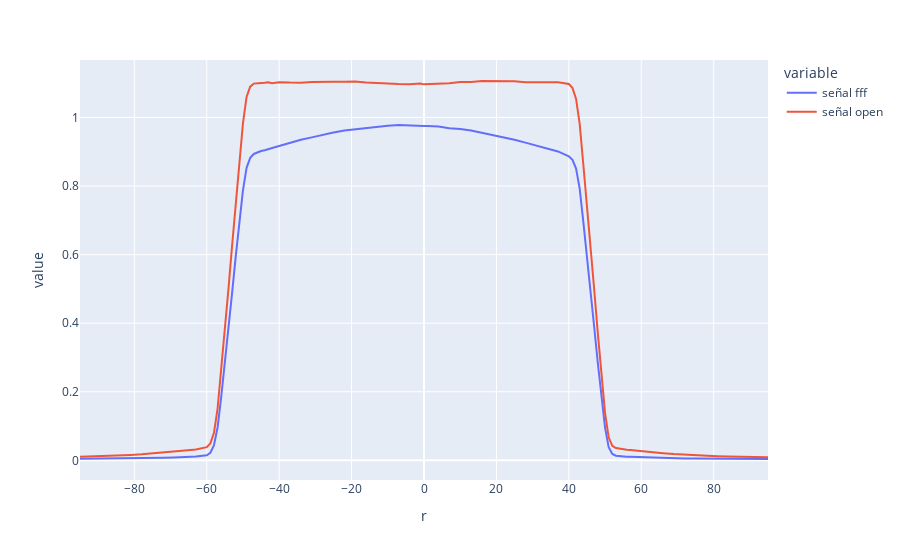

The notebook cell saved with this chart:
### Code cell
pcropen.merge(pcrFFF).set_index('r')[['señal fff', 'señal open']].plot()
